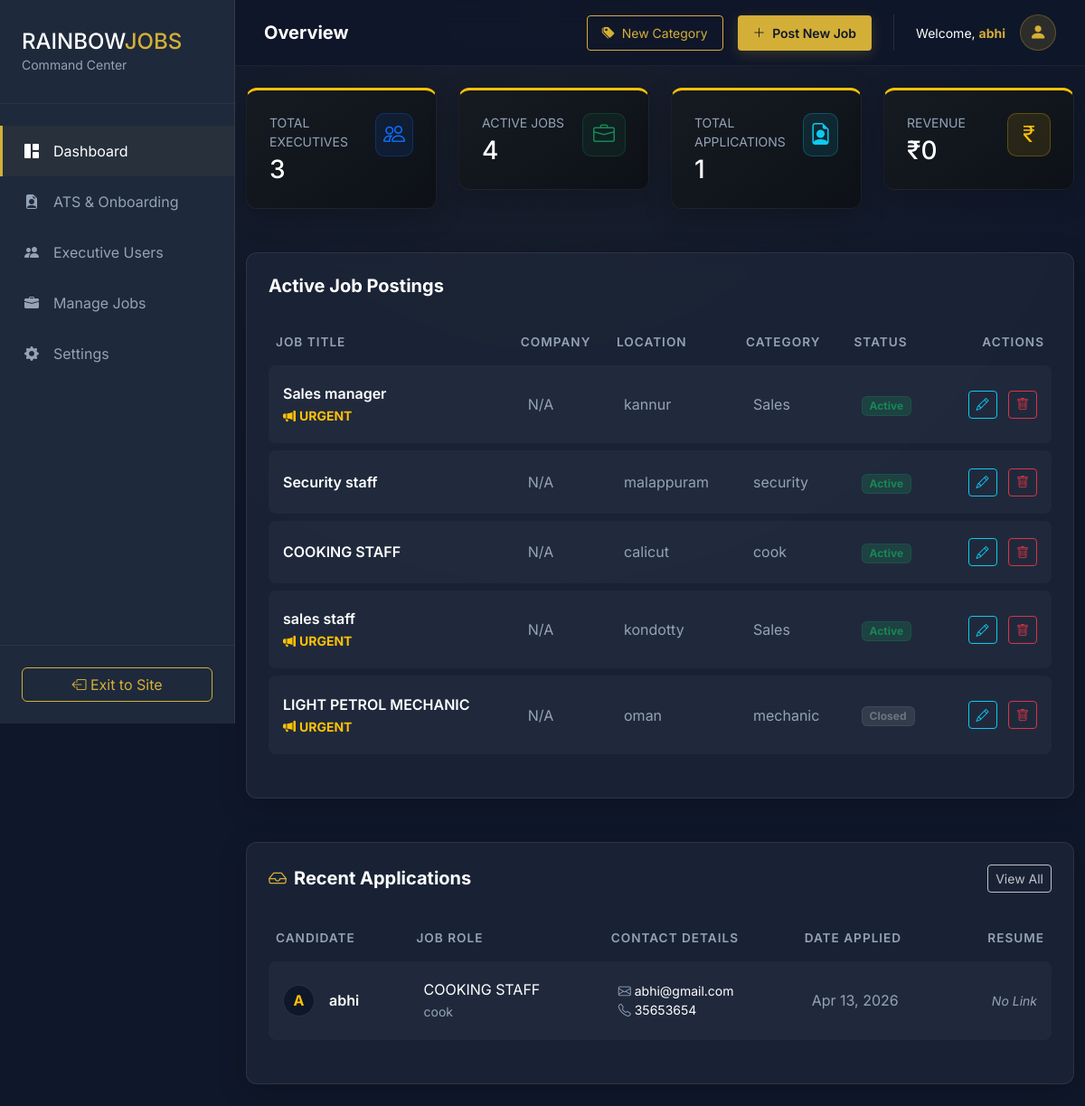
/management/dashboard/ (signed in), run on the app's committed database.
### jobs/models.py (models this page shows, shortened)
class Job(models.Model):
    GENDER_CHOICES = [
        ('Any', 'Male / Female'),
        ('Male', 'Male Only'),
        ('Female', 'Female Only'),
    ]
    title = models.CharField(max_length=200) # e.g., "SALES STAFF", "LIGHT PETROL MECHANIC"
    category = models.ForeignKey(Category, on_delete=models.SET_NULL, null=True, related_name='jobs')
    company_name = models.CharField(max_length=200, blank=True, null=True) # E.g., "Gas Stove Agency"
    location = models.CharField(max_length=150) # e.g., "Kondotty", "Oman"
    description = models.TextField(help_text="Main Malayalam/English description")
    gender = models.CharField(max_length=10, choices=GENDER_CHOICES, default='Any')
    salary = models.CharField(max_length=100) # e.g., "13600 + incentive" or "38000 to 43000"
    experience = models.CharField(max_length=100, blank=True, null=True) # e.g., "Freshers & Experience" or "2 year or 3 year"
    timing = models.CharField(max_length=100, blank=True, null=True) # e.g., "09.30 am to 05.00 pm"
    benefits = models.TextField(blank=True, null=True, help_text="e.g., ESI & PF, Food & Accommodation")
    requirements = models.TextField(blank=True, null=True, help_text="e.g., Two wheeler must, Arabic knowledge must")
    is_urgent = models.BooleanField(default=False, help_text="Check this to show 📢 URGENT VACANCY tag")
    contact_info = models.CharField(max_length=100) # e.g., "8590667410"
    posted_by = models.ForeignKey(User, on_delete=models.CASCADE)
    created_at = models.DateTimeField(default=timezone.now)
    is_active = models.BooleanField(default=True)

class Category(models.Model):
    name = models.CharField(max_length=100, unique=True)
    description = models.TextField(blank=True, null=True)
    class Meta:
        verbose_name_plural = "Categories"

class JobApplication(models.Model):
    STATUS_CHOICES = [
        ('Pending', 'Pending Review'),
        ('Reviewed', 'Reviewed'),
        ('Interview', 'Interviewing'),
        ('Onboarding', 'Hired / Onboarding'),
        ('Rejected', 'Rejected'),
    ]
    status = models.CharField(max_length=20, choices=STATUS_CHOICES, default='Pending')
    admin_notes = models.TextField(blank=True, help_text="Private notes hidden from the candidate.")
    rating = models.IntegerField(default=0, help_text="1 to 5 star rating.")
    job = models.ForeignKey(Job, on_delete=models.CASCADE, related_name='applications')
    applicant_name = models.CharField(max_length=100)
    email = models.EmailField()
    phone = models.CharField(max_length=20)
    resume_link = models.URLField(blank=True)
    cover_letter = models.TextField(blank=True)
    applied_at = models.DateTimeField(auto_now_add=True)

### portal_admin/views.py (the view)
# urls.py: path('dashboard/', views.dashboard_view, name='admin_dashboard'),
@login_required(login_url='login')
@user_passes_test(is_admin, login_url='home')
def dashboard_view(request):
    context = {
        'total_users': User.objects.count(),
        'categories': Category.objects.all(), # Send categories to the Add Job Modal
        'active_jobs': Job.objects.filter(is_active=True).count(),
        'jobs_list': Job.objects.all().order_by('-created_at')[:10], # Show 10 most recent jobs
        'total_applications': JobApplication.objects.count(),
        'applications': JobApplication.objects.all().order_by('-applied_at')[:15],
    }
    return render(request, 'admin/admin_dashboard.html', context)

### templates/admin/admin_dashboard.html (shortened to what this page needs)
{% load static %}
<!DOCTYPE html>
<html lang="en">
<head>
    <link href="https://cdn.jsdelivr.net/npm/bootstrap@5.3.0/dist/css/bootstrap.min.css" rel="stylesheet">
    <link rel="stylesheet" href="https://cdn.jsdelivr.net/npm/bootstrap-icons@1.10.5/font/bootstrap-icons.css">
    <link rel="stylesheet" href="{% static 'css/admin_dashboard.css' %}">
</head>
<body class="dark-dashboard">
    <nav class="sidebar" id="sidebar">
        <div class="sidebar-header">
            <h4 class="logo text-white mb-0">RAINBOW<span class="text-gold">JOBS</span></h4>
            <p class="text-muted-premium small mb-0">Command Center</p>
        </div>
        <ul class="nav-links list-unstyled mt-4">
            <li class="active"><a href="{% url 'admin_dashboard' %}"><i class="bi bi-grid-1x2-fill"></i> Dashboard</a></li>
            <li><a href="{% url 'all_applications' %}"><i class="bi bi-file-earmark-person-fill"></i> ATS & Onboarding</a></li>
            <li><a href="#"><i class="bi bi-people-fill"></i> Executive Users</a></li>
            <li><a href="{% url 'manage_jobs' %}"><i class="bi bi-briefcase-fill"></i> Manage Jobs</a></li>
            <li><a href="#"><i class="bi bi-gear-fill"></i> Settings</a></li>
        </ul>
        <div class="sidebar-footer">
            <a href="{% url 'home' %}" class="btn btn-outline-gold w-100"><i class="bi bi-box-arrow-left"></i> Exit to Site</a>
        </div>
    </nav>
    <main class="main-content" id="mainContent">
        <header class="topbar d-flex justify-content-between align-items-center">
            <div class="d-flex align-items-center gap-3">
                <h5 class="mb-0 text-white fw-bold">Overview</h5>
            </div>
            <div class="d-flex align-items-center gap-3">
                <button class="btn btn-outline-gold btn-sm px-3 py-2 d-none d-md-block" data-bs-toggle="modal" data-bs-target="#addCategoryModal">
                    <i class="bi bi-tags-fill me-1"></i> New Category
                </button>
                <button class="btn btn-gold btn-sm px-3 py-2 d-none d-md-block" data-bs-toggle="modal" data-bs-target="#addJobModal">
                    <i class="bi bi-plus-lg me-1"></i> Post New Job
                </button>
                <div class="admin-profile d-flex align-items-center gap-3 border-start border-secondary border-opacity-25 ps-4 ms-2">
                    <span class="text-white small">Welcome, <strong class="text-gold">{{ request.user.username|default:"Admin" }}</strong></span>
                    <div class="avatar-circle"><i class="bi bi-person-fill"></i></div>
                </div>
            </div>
        </header>
        <div class="container-fluid py-4">
            <div class="row g-4 mb-5">
                <div class="col-md-3">
                    <div class="stat-card">
                        <div class="d-flex justify-content-between align-items-start">
                            <div>
                                <p class="text-muted-premium small mb-1 text-uppercase letter-spacing-1">Total Executives</p>
                                <h3 class="text-white mb-0">{{ total_users|default:"0" }}</h3>
                            </div>
                            <div class="icon-box bg-primary bg-opacity-10 text-primary border border-primary border-opacity-25"><i class="bi bi-people"></i></div>
                        </div>
                    </div>
                </div>
                <div class="col-md-3">
                    <div class="stat-card">
                        <div class="d-flex justify-content-between align-items-start">
                            <div>
                                <p class="text-muted-premium small mb-1 text-uppercase letter-spacing-1">Active Jobs</p>
                                <h3 class="text-white mb-0">{{ active_jobs|default:"0" }}</h3>
                            </div>
                            <div class="icon-box bg-success bg-opacity-10 text-success border border-success border-opacity-25"><i class="bi bi-briefcase"></i></div>
                        </div>
                    </div>
                </div>
                <div class="col-md-3">
                    <div class="stat-card">
                        <div class="d-flex justify-content-between align-items-start">
                            <div>
                                <p class="text-muted-premium small mb-1 text-uppercase letter-spacing-1">Total Applications</p>
                                <h3 class="text-white mb-0">{{ total_applications|default:"0" }}</h3>
                            </div>
                            <div class="icon-box bg-info bg-opacity-10 text-info border border-info border-opacity-25"><i class="bi bi-file-earmark-person"></i></div>
                        </div>
                    </div>
                </div>
                <div class="col-md-3">
                    <div class="stat-card">
                        <div class="d-flex justify-content-between align-items-start">
                            <div>
                                <p class="text-muted-premium small mb-1 text-uppercase letter-spacing-1">Revenue</p>
                                <h3 class="text-white mb-0">₹0</h3>
                            </div>
                            <div class="icon-box bg-warning bg-opacity-10 text-warning border border-warning border-opacity-25"><i class="bi bi-currency-rupee"></i></div>
                        </div>
                    </div>
                </div>
            </div>
            <div class="row mb-5">
                <div class="col-12">
                    <div class="custom-card">
                        <div class="d-flex justify-content-between align-items-center mb-4">
                            <h6 class="text-white mb-0 fw-bold fs-5">Active Job Postings</h6>
                        </div>
                        <div class="table-responsive">
                            <table class="table custom-table align-middle">
                                <thead>
                                    <tr>
                                        <th>Job Title</th>
                                        <th>Company</th>
                                        <th>Location</th>
                                        <th>Category</th>
                                        <th>Status</th>
                                        <th class="text-end">Actions</th>
                                    </tr>
                                </thead>
                                <tbody>
                                    {% for job in jobs_list %}
                                    <tr>
                                        <td>
                                            <div class="text-white fw-semibold">{{ job.title }}</div>
                                            {% if job.is_urgent %}
                                                <small class="text-warning fw-bold"><i class="bi bi-megaphone-fill me-1"></i>URGENT</small>
                                            {% endif %}
                                        </td>
                                        <td class="text-muted-premium">{{ job.company_name|default:"N/A" }}</td>
                                        <td class="text-muted-premium">{{ job.location }}</td>
                                        <td class="text-muted-premium">{{ job.category.name|default:"General" }}</td>
                                        <td>
                                            {% if job.is_active %}
                                                <span class="badge bg-success bg-opacity-25 text-success border border-success border-opacity-25 px-2 py-1">Active</span>
                                            {% else %}
                                                <span class="badge bg-secondary bg-opacity-25 text-secondary border border-secondary border-opacity-25 px-2 py-1">Closed</span>
                                            {% endif %}
                                        </td>
                                        <td class="text-end">
                                            <button class="btn btn-sm btn-outline-info me-2"><i class="bi bi-pencil"></i></button>
                                            <button class="btn btn-sm btn-outline-danger"><i class="bi bi-trash"></i></button>
                                        </td>
                                    </tr>
                                    {% empty %}
                                    <tr>
                                        <td colspan="6" class="text-center text-muted-premium py-4">No jobs posted yet. Click "Post New Job" to get started!</td>
                                    </tr>
                                    {% endfor %}
                                </tbody>
                            </table>
                        </div>
                    </div>
                </div>
            </div>
            <div class="row">
                <div class="col-12">
                    <div class="custom-card">
                        <div class="d-flex justify-content-between align-items-center mb-4">
                            <h6 class="text-white mb-0 fw-bold fs-5"><i class="bi bi-inbox text-gold me-2"></i>Recent Applications</h6>
                            <a href="{% url 'all_applications' %}" class="btn btn-sm btn-outline-light opacity-75">View All</a>
                        </div>
                        <div class="table-responsive">
                            <table class="table custom-table align-middle">
                                <thead>
                                    <tr>
                                        <th>Candidate</th>
                                        <th>Job Role</th>
                                        <th>Contact Details</th>
                                        <th>Date Applied</th>
                                        <th class="text-end">Resume</th>
                                    </tr>
                                </thead>
                                <tbody>
                                    {% for app in applications %}
                                    <tr>
                                        <td>
                                            <div class="d-flex align-items-center">
                                                <div class="rounded-circle d-flex justify-content-center align-items-center fw-bold" style="width: 35px; height: 35px; background-color: #0f172a; color: #ffc107; border: 1px solid rgba(255,255,255,0.1);">
                                                    {{ app.applicant_name|make_list|first|upper }}
                                                </div>
                                                <div class="ms-3">
                                                    <span class="d-block text-white fw-semibold">{{ app.applicant_name }}</span>
                                                </div>
                                            </div>
                                        </td>
                                        <td>
                                            <span class="d-block text-white">{{ app.job.title }}</span>
                                            <small class="text-muted-premium">{{ app.job.category.name|default:"General" }}</small>
                                        </td>
                                        <td>
                                            <span class="d-block text-white small"><i class="bi bi-envelope me-1 text-muted-premium"></i>{{ app.email }}</span>
                                            <span class="d-block text-white small"><i class="bi bi-telephone me-1 text-muted-premium"></i>{{ app.phone }}</span>
                                        </td>
                                        <td class="text-muted-premium">{{ app.applied_at|date:"M d, Y" }}</td>
                                        <td class="text-end">
                                            {% if app.resume_link %}
                                                <a href="{{ app.resume_link }}" target="_blank" class="btn btn-sm btn-outline-info">View <i class="bi bi-box-arrow-up-right ms-1"></i></a>
                                            {% else %}
                                                <span class="text-muted-premium small fst-italic">No Link</span>
                                            {% endif %}
                                        </td>
                                    </tr>
                                    {% empty %}
                                    <tr>
                                        <td colspan="5" class="text-center text-muted-premium py-4">No applications received yet.</td>
                                    </tr>
                                    {% endfor %}
                                </tbody>
                            </table>
                        </div>
                    </div>
                </div>
            </div>
        </div>
    </main>
</body>
</html>

### data on the page
Job: title "Sales manager", is_urgent True (drawn), company_name "N/A", location "kannur", category.name "Sales", is_active "Active"
Job: title "Security staff", company_name "N/A", location "malappuram", category.name "security", is_active "Active"
Job: title "COOKING STAFF", company_name "N/A", location "calicut", category.name "cook", is_active "Active"
Job: title "sales staff", is_urgent True (drawn), company_name "N/A", location "kondotty", category.name "Sales", is_active "Active"
Job: title "LIGHT PETROL MECHANIC", is_urgent True (drawn), company_name "N/A", location "oman", category.name "mechanic", is_active "Closed"
JobApplication: applicant_name|make_list "A", applicant_name "abhi", job "COOKING STAFF", job.category.name "cook", email "abhi@gmail.com", phone "35653654", applied_at "Apr 13, 2026", resume_link "No Link"

### other printed values
{{ request.user.username|default:"Admin" }} "abhi"
{{ total_users|default:"0" }} "3"
{{ active_jobs|default:"0" }} "4"
{{ total_applications|default:"0" }} "1"
